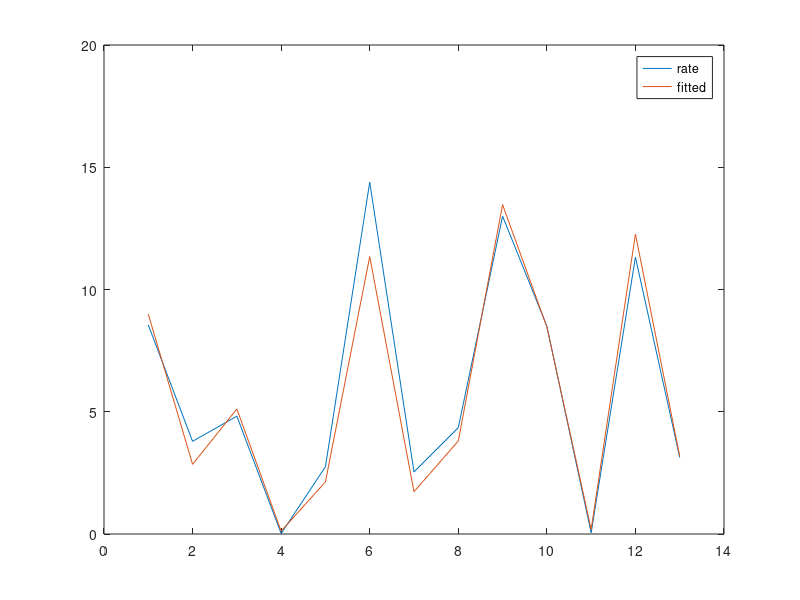

Write MATLAB code to recreate this figure.
A=[   470   300    10;
   285    80    10;
   470   300   120;
   470    80   120;
   470    80    10;
   100   190    10;
   100    80    65;
   470   190    65;
   100   300    54;
   100   300   120;
   100    80   120;
   285   300    10;
   285   190   120	];
    rate=[8.5500
    3.7900
    4.8200
    0.0200
    2.7500
   14.3900
    2.5400
    4.3500
   13.0000
    8.5000
    0.0500
   11.3200
    3.1300];
x1=A(:,1);
x2=A(:,2);
x3=A(:,3);
b3=-rate.*x1;
b4=-rate.*x2;
b5=-rate.*x3;
XX=[x2 x3 b3 b4 b5];
beta=(XX.'*XX)\(XX.'*rate);
fit=@(x1,x2,x3) (beta(1)*x2+beta(2)*x3)./(1+beta(3)*x1+beta(4)*x2+beta(5)*x3);
fits=fit(x1,x2,x3);
max(rate-fits)

plot(1:1:size(rate),rate);
hold on
plot(1:1:size(rate),fits);
hold off
legend('rate','fitted')
